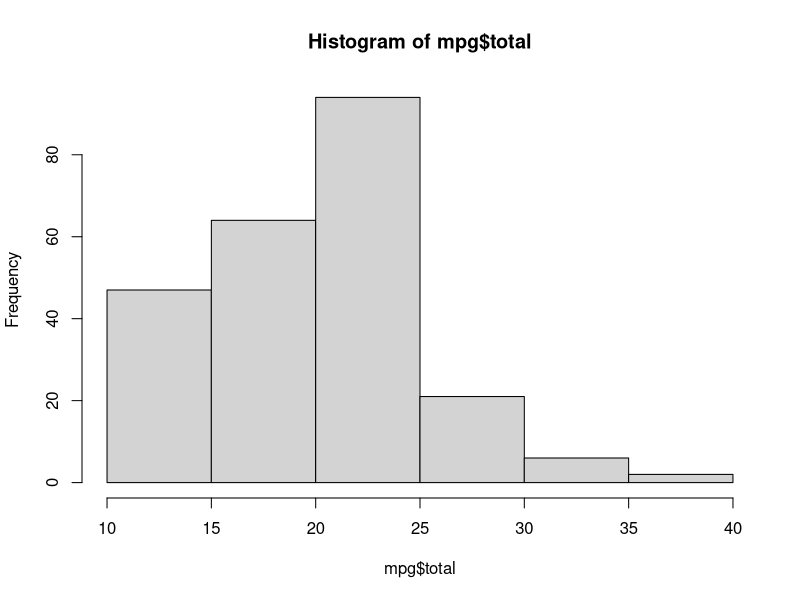
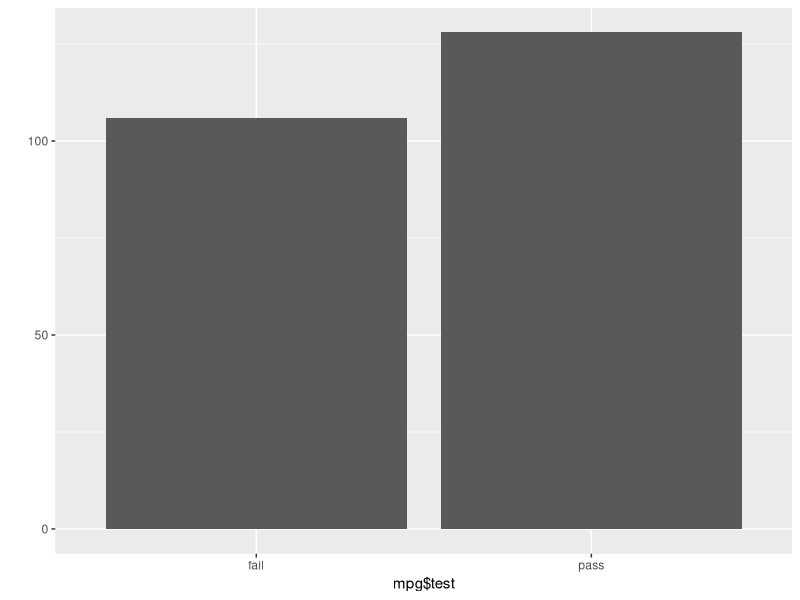
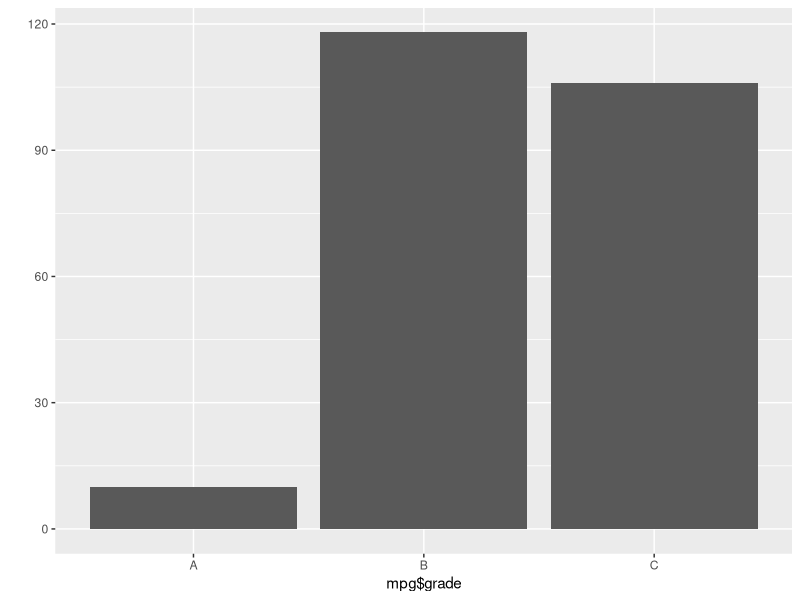
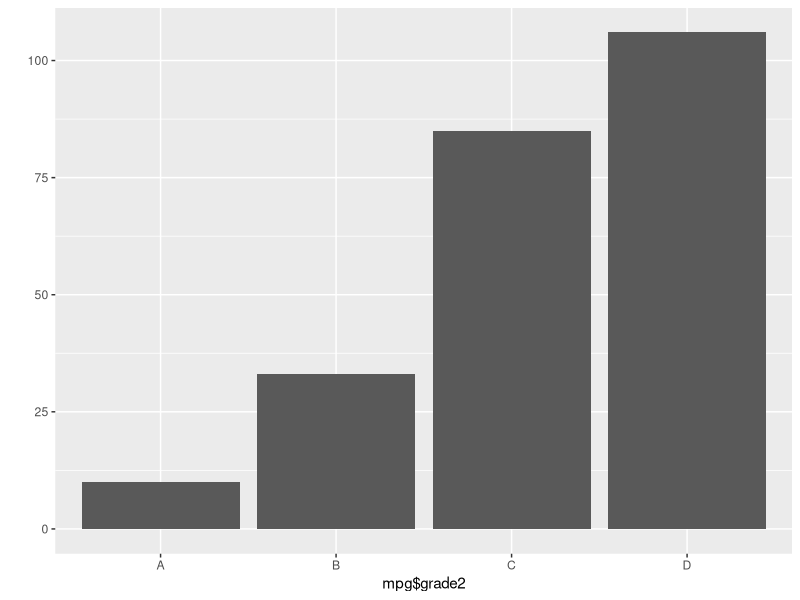
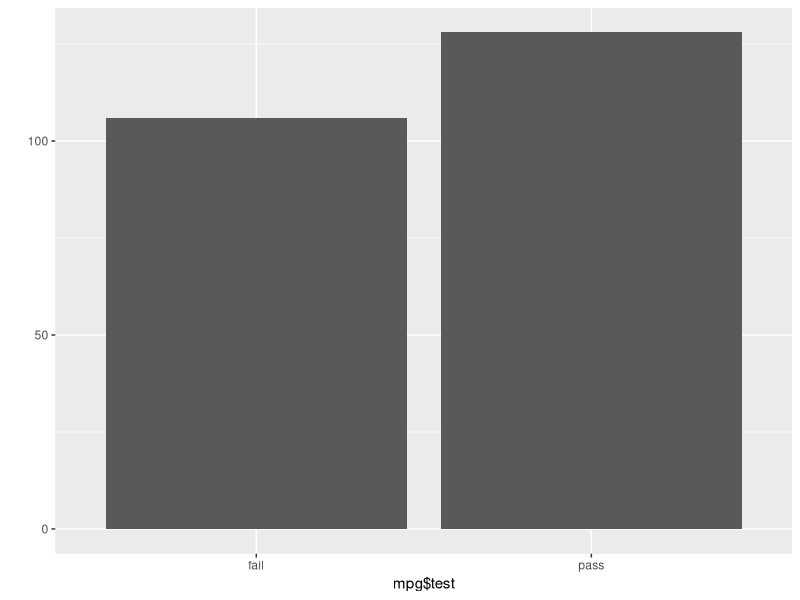
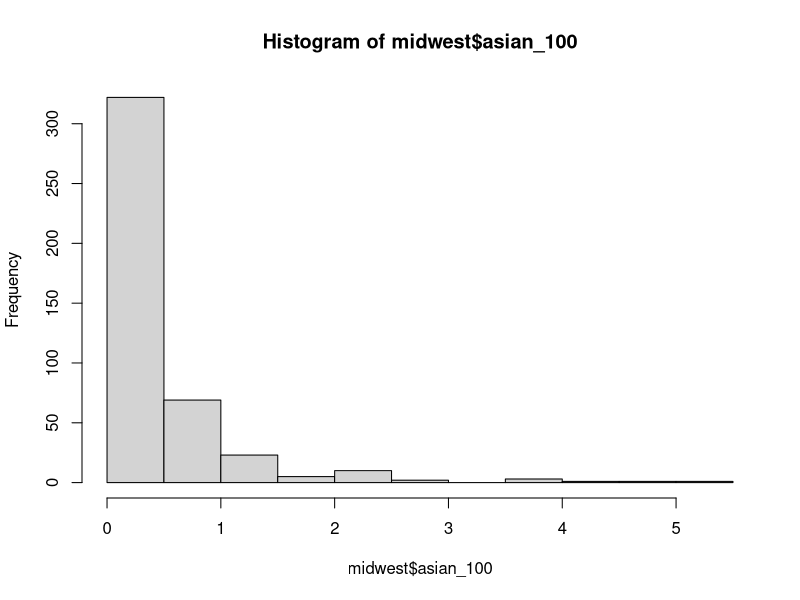
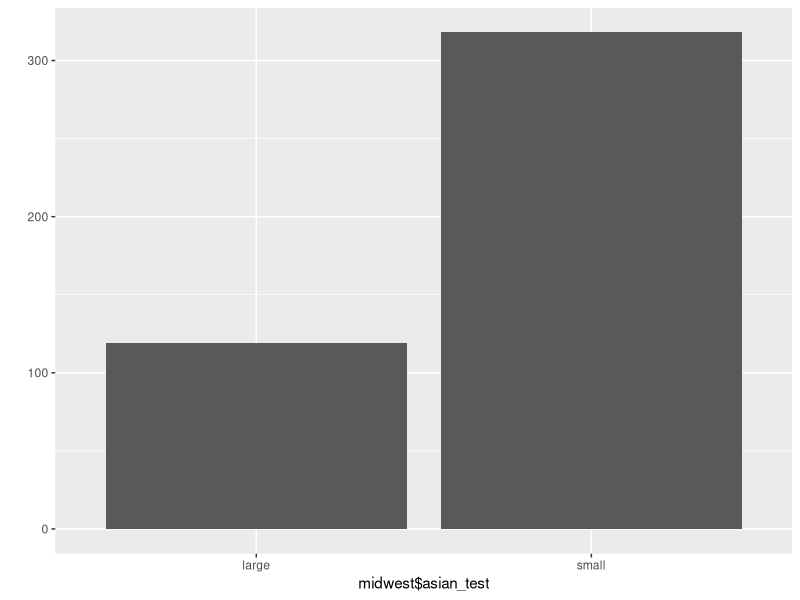

Generate these figures, in order, with R:
install.packages('dplyr')
library(dplyr)
library(ggplot2)
data(mpg)
mpg <- as.data.frame(ggplot2::mpg)
head(mpg)
summary(mpg)

df_raw <- data.frame(var1 = c(1, 2, 1), var2 = c(2, 3, 2))
df_raw
df_new <- df_raw

df_new <- rename(df_new, v2 = var2)
df_new

# Q1. mpg data를 불러와서 복사
mpg <- as.data.frame(ggplot2::mpg)
mpg_new <- mpg
mpg_new
# Q2. 복사한 데이터 프레임의 cty컬럼을 city, hwy 컬럼을 highway 로 변경
mpg_new <- rename(mpg_new, city = cty, highway = hwy)

# Q3. 데이터 일부를 출력
head(mpg_new)


## 파생변수
df <- data.frame(var1 = c(4, 3, 8), var2 = c(2, 6, 1))
df

df$var_sum <- df$var1 + df$var2
df

df$var_mean <- (df$var1 + df$var2) / 2
df

mpg$total <- (mpg$cty + mpg$hwy) / 2
head(mpg)
summary(mpg$total)
hist(mpg$total)


## 조건문 사용
ifelse(mpg$total >= 20, "pass",'fail')
mpg$test <- ifelse(mpg$total >= 20, 'pass', 'fail')

## 빈도 구하기
table(mpg$test)
qplot(mpg$test)

# A등급 : 30이상 B등급 : 20~29 C등급 : 20미만
mpg$grade <- ifelse(mpg$total >=30, 'A', 
                    ifelse(mpg$total >= 20, 'B','C'))
head(mpg)
table(mpg$grade)
qplot(mpg$grade)

mpg$grade2 <- ifelse(mpg$total >= 30, 'A',
                     ifelse(mpg$total >= 25, 'B',
                            ifelse(mpg$total >= 20, 'C', 'D')))
qplot(mpg$grade2)

## 정리
# 1. 데이터준비, 패키지준비
mpg <- as.data.frame(ggplot2::mpg) # data
library(dplyr)
library(ggplot2)

# 2. 데이터 파악(탐색)
head(mpg)
tail(mpg)
View(mpg)
dim(mpg)
str(mpg)
summary(mpg)

# 3. 컬럼명 수정
mpg <- rename(mpg, city = cty)

# 4. 파생변수 생성
mpg$total <- (mpg$city + mpg$hwy) /2
mpg$test <- ifelse(mpg$total >= 20, 'pass', 'fail')

# 5. 빈도 확인
table(mpg$test)
qplot(mpg$test)


### 분석도전
# 1.
library(ggplot2)
midwest <- as.data.frame(ggplot2::midwest)
midwest
head(midwest)
str(midwest)
dim(midwest)

# 2.
midwest <- rename(midwest, total = poptotal, asian = popasian)

# 3.
midwest$asian_100 <- (midwest$asian / midwest$total) * 100
hist(midwest$asian_100)
midwest$asian_100

# 4.
mean(midwest$asian_100)
midwest$asian_test <- ifelse(midwest$asian_100 > mean(midwest$asian_100), 'large', 'small')

# 5.
table(midwest$asian_test)
qplot(midwest$asian_test)
                             